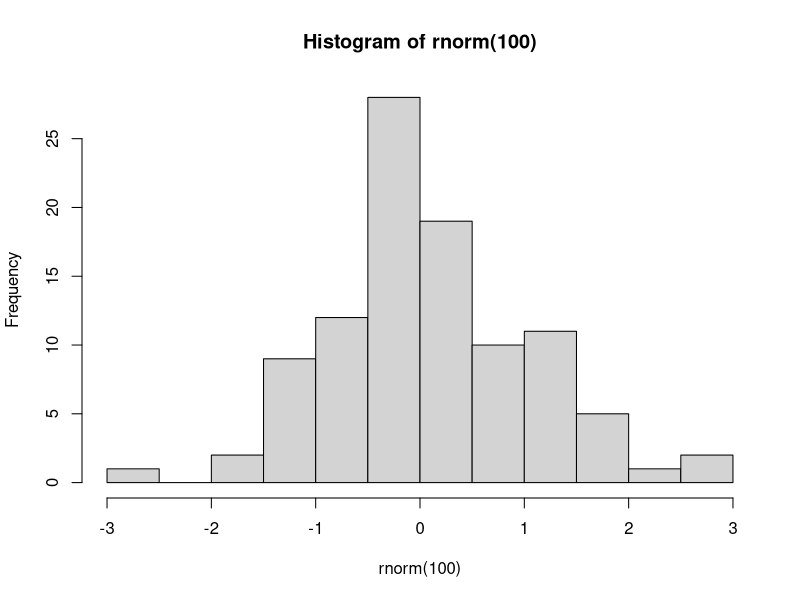

This figure's R source:
## ---- chunk 1
print('hello world!')
## ---- chunk 2
#| label: fig-hist
#| echo: false
#| fig-cap: "A really boring plot."
hist(rnorm(100))
